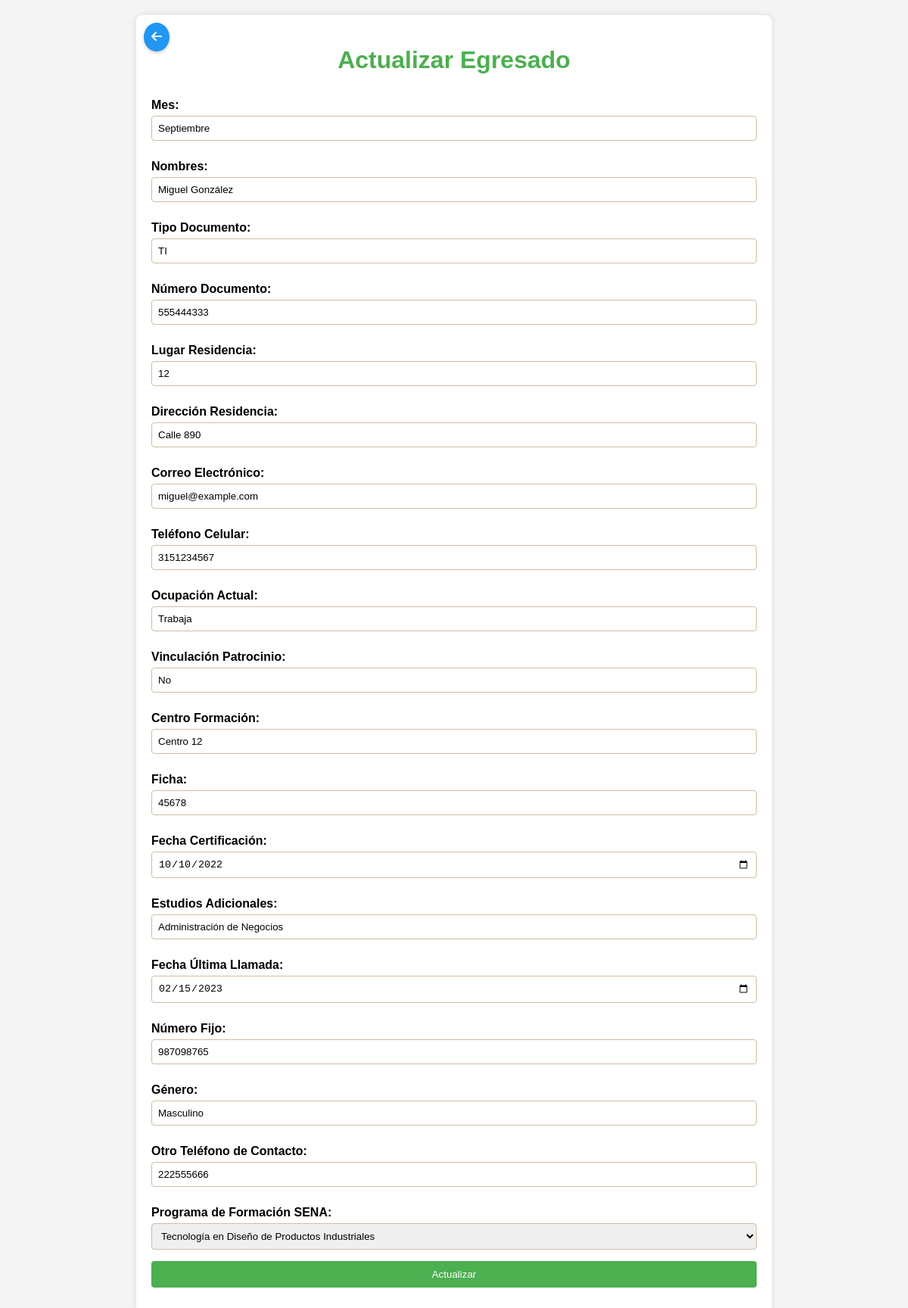
The page /views/egresados/update.php?id=3 on the database its author committed.
### tables this page shows
CREATE TABLE `egresados` (
  `id` int(11) NOT NULL,
  `MES` varchar(255) DEFAULT NULL,
  `NOMBRES` varchar(255) NOT NULL,
  `TipoDocumentoID` enum('CC','TI','PASAPORTE') DEFAULT NULL,
  `NumeroDocumento` varchar(20) DEFAULT NULL,
  `LugarResidenciaID` int(11) DEFAULT NULL,
  `DireccionResidencia` varchar(255) DEFAULT NULL,
  `CorreoElectronico` varchar(255) DEFAULT NULL,
  `TelefonoCelular` varchar(20) DEFAULT NULL,
  `OcupacionActual` enum('Trabaja','Estudia','Otro') DEFAULT NULL,
  `VinculacionPatrocinio` enum('Si','No') DEFAULT NULL,
  `CentroFormacion` varchar(255) DEFAULT NULL,
  `Ficha` varchar(10) DEFAULT NULL,
  `FechaCertificacion` date DEFAULT NULL,
  `EstudiosAdicionales` varchar(255) DEFAULT NULL,
  `FechaUltimaLlamada` date DEFAULT NULL,
  `NumeroFijo` varchar(20) DEFAULT NULL,
  `Genero` enum('Masculino','Femenino','Otro') DEFAULT NULL,
  `OtroTelefonoContacto` varchar(20) DEFAULT NULL,
  `ProgramaFormacionSENAID` int(11) DEFAULT NULL
);

### views/egresados/update.php (the view, shortened to what this page needs)
<?php
$database = new Database();
$db = $database->getConnection();
if (isset($_GET['id'])) {
    $id = $_GET['id'];
    if ($_SERVER["REQUEST_METHOD"] == "POST") {
        $mes = $_POST['mes'];
        $nombres = $_POST['nombres'];
        $tipo_documento = $_POST['tipo_documento'];
        $numero_documento = $_POST['numero_documento'];
        $lugar_residencia = $_POST['lugar_residencia'];
        $direccion_residencia = $_POST['direccion_residencia'];
        $correo_electronico = $_POST['correo_electronico'];
        $telefono_celular = $_POST['telefono_celular'];
        $ocupacion_actual = $_POST['ocupacion_actual'];
        $vinculacion_patrocinio = $_POST['vinculacion_patrocinio'];
        $centro_formacion = $_POST['centro_formacion'];
        $ficha = $_POST['ficha'];
        $fecha_certificacion = $_POST['fecha_certificacion'];
        $estudios_adicionales = $_POST['estudios_adicionales'];
        $fecha_ultima_llamada = $_POST['fecha_ultima_llamada'];
        $numero_fijo = $_POST['numero_fijo'];
        $genero = $_POST['genero'];
        $otro_telefono_contacto = $_POST['otro_telefono_contacto'];
        $programa_formacion_id = $_POST['programa_formacion_id'];
        $query = "UPDATE egresados SET MES = :mes, NOMBRES = :nombres, TipoDocumentoID = :tipo_documento, NumeroDocumento = :numero_documento, LugarResidenciaID = :lugar_residencia, DireccionResidencia = :direccion_residencia, CorreoElectronico = :correo_electronico, TelefonoCelular = :telefono_celular, OcupacionActual = :ocupacion_actual, VinculacionPatrocinio = :vinculacion_patrocinio, CentroFormacion = :centro_formacion, Ficha = :ficha, FechaCertificacion = :fecha_certificacion, EstudiosAdicionales = :estudios_adicionales, FechaUltimaLlamada = :fecha_ultima_llamada, NumeroFijo = :numero_fijo, Genero = :genero, OtroTelefonoContacto = :otro_telefono_contacto, ProgramaFormacionSENAID = :programa_formacion_id WHERE ID = :id";
        $stmt = $db->prepare($query);
        $stmt->bindParam(':mes', $mes);
        $stmt->bindParam(':nombres', $nombres);
        $stmt->bindParam(':tipo_documento', $tipo_documento);
        $stmt->bindParam(':numero_documento', $numero_documento);
        $stmt->bindParam(':lugar_residencia', $lugar_residencia);
        $stmt->bindParam(':direccion_residencia', $direccion_residencia);
        $stmt->bindParam(':correo_electronico', $correo_electronico);
        $stmt->bindParam(':telefono_celular', $telefono_celular);
        $stmt->bindParam(':ocupacion_actual', $ocupacion_actual);
        $stmt->bindParam(':vinculacion_patrocinio', $vinculacion_patrocinio);
        $stmt->bindParam(':centro_formacion', $centro_formacion);
        $stmt->bindParam(':ficha', $ficha);
        $stmt->bindParam(':fecha_certificacion', $fecha_certificacion);
        $stmt->bindParam(':estudios_adicionales', $estudios_adicionales);
        $stmt->bindParam(':fecha_ultima_llamada', $fecha_ultima_llamada);
        $stmt->bindParam(':numero_fijo', $numero_fijo);
        $stmt->bindParam(':genero', $genero);
        $stmt->bindParam(':otro_telefono_contacto', $otro_telefono_contacto);
        $stmt->bindParam(':programa_formacion_id', $programa_formacion_id);
        $stmt->bindParam(':id', $id);
        try {
            $stmt->execute();
            header("Location: index.php");
            exit();
        } catch (PDOException $e) {
            echo "Error al intentar actualizar el egresado: " . $e->getMessage();
        }
    } else {
        $query = "SELECT * FROM egresados WHERE ID = :id";
        $stmt = $db->prepare($query);
        $stmt->bindParam(':id', $id);
        $stmt->execute();
        $egresado = $stmt->fetch(PDO::FETCH_ASSOC);
        $query_programas = "SELECT ID, NombrePrograma FROM programaformacionsena";
        $stmt_programas = $db->query($query_programas);
        $programas = $stmt_programas->fetchAll(PDO::FETCH_ASSOC);
        ?>
        <!DOCTYPE html>
        <html lang="es">
        <head>
            <link rel="stylesheet" href="https://cdn.datatables.net/1.12.1/css/jquery.dataTables.min.css">
            <link rel="stylesheet" href="https://cdn.datatables.net/buttons/2.3.6/css/buttons.dataTables.min.css">
            <link rel="stylesheet" href="https://cdnjs.cloudflare.com/ajax/libs/font-awesome/6.0.0-beta3/css/all.min.css">
        </head>
        <body>
            <div class="container">
                <button class="back-button" onclick="window.location.href='index.php'">
                    <i class="fas fa-arrow-left"></i>
                </button>
                <h1>Actualizar Egresado</h1>
                <form action="update.php?id=<?php echo htmlspecialchars($id); ?>" method="post">
                    <label for="mes">Mes:</label>
                    <input type="text" id="mes" name="mes" value="<?php echo htmlspecialchars($egresado['MES']); ?>">
                    <label for="nombres">Nombres:</label>
                    <input type="text" id="nombres" name="nombres" value="<?php echo htmlspecialchars($egresado['NOMBRES']); ?>">
                    <label for="tipo_documento">Tipo Documento:</label>
                    <input type="text" id="tipo_documento" name="tipo_documento" value="<?php echo htmlspecialchars($egresado['TipoDocumentoID']); ?>">
                    <label for="numero_documento">Número Documento:</label>
                    <input type="text" id="numero_documento" name="numero_documento" value="<?php echo htmlspecialchars($egresado['NumeroDocumento']); ?>">
                    <label for="lugar_residencia">Lugar Residencia:</label>
                    <input type="text" id="lugar_residencia" name="lugar_residencia" value="<?php echo htmlspecialchars($egresado['LugarResidenciaID']); ?>">
                    <label for="direccion_residencia">Dirección Residencia:</label>
                    <input type="text" id="direccion_residencia" name="direccion_residencia" value="<?php echo htmlspecialchars($egresado['DireccionResidencia']); ?>">
                    <label for="correo_electronico">Correo Electrónico:</label>
                    <input type="email" id="correo_electronico" name="correo_electronico" value="<?php echo htmlspecialchars($egresado['CorreoElectronico']); ?>">
                    <label for="telefono_celular">Teléfono Celular:</label>
                    <input type="text" id="telefono_celular" name="telefono_celular" value="<?php echo htmlspecialchars($egresado['TelefonoCelular']); ?>">
                    <label for="ocupacion_actual">Ocupación Actual:</label>
                    <input type="text" id="ocupacion_actual" name="ocupacion_actual" value="<?php echo htmlspecialchars($egresado['OcupacionActual']); ?>">
                    <label for="vinculacion_patrocinio">Vinculación Patrocinio:</label>
                    <input type="text" id="vinculacion_patrocinio" name="vinculacion_patrocinio" value="<?php echo htmlspecialchars($egresado['VinculacionPatrocinio']); ?>">
                    <label for="centro_formacion">Centro Formación:</label>
                    <input type="text" id="centro_formacion" name="centro_formacion" value="<?php echo htmlspecialchars($egresado['CentroFormacion']); ?>">
                    <label for="ficha">Ficha:</label>
                    <input type="text" id="ficha" name="ficha" value="<?php echo htmlspecialchars($egresado['Ficha']); ?>">
                    <label for="fecha_certificacion">Fecha Certificación:</label>
                    <input type="date" id="fecha_certificacion" name="fecha_certificacion" value="<?php echo htmlspecialchars($egresado['FechaCertificacion']); ?>">
                    <label for="estudios_adicionales">Estudios Adicionales:</label>
                    <input type="text" id="estudios_adicionales" name="estudios_adicionales" value="<?php echo htmlspecialchars($egresado['EstudiosAdicionales']); ?>">
                    <label for="fecha_ultima_llamada">Fecha Última Llamada:</label>
                    <input type="date" id="fecha_ultima_llamada" name="fecha_ultima_llamada" value="<?php echo htmlspecialchars($egresado['FechaUltimaLlamada']); ?>">
                    <label for="numero_fijo">Número Fijo:</label>
                    <input type="text" id="numero_fijo" name="numero_fijo" value="<?php echo htmlspecialchars($egresado['NumeroFijo']); ?>">
                    <label for="genero">Género:</label>
                    <input type="text" id="genero" name="genero" value="<?php echo htmlspecialchars($egresado['Genero']); ?>">
                    <label for="otro_telefono_contacto">Otro Teléfono de Contacto:</label>
                    <input type="text" id="otro_telefono_contacto" name="otro_telefono_contacto" value="<?php echo htmlspecialchars($egresado['OtroTelefonoContacto']); ?>">
                    <label for="programa_formacion_id">Programa de Formación SENA:</label>
                    <select id="programa_formacion_id" name="programa_formacion_id">
                        <?php foreach ($programas as $programa): ?>
                            <option value="<?php echo htmlspecialchars($programa['ID']); ?>" <?php echo ($egresado['ProgramaFormacionSENAID'] == $programa['ID']) ? 'selected' : ''; ?>>
                                <?php echo htmlspecialchars($programa['NombrePrograma']); ?>
                            </option>
                        <?php endforeach; ?>
                    </select>
                    <input type="submit" value="Actualizar">
                </form>
            </div>
        </body>
        </html>
        <?php
    }
} else {
    echo "ID no proporcionado.";
}
?>

### views/egresados/update.php (style rules this page uses)
body { font-family: Arial, sans-serif; margin: 0; padding: 0; background-color: #f4f4f4; }
.container { width: 100%; margin: 20px auto; max-width: 800px; padding: 20px; background: #fff; border-radius: 8px; box-shadow: 0 0 10px rgba(0,0,0,0.1); position: relative; }
h1 { text-align: center; color: #4CAF50; }
form { display: flex; flex-direction: column; }
label { margin: 10px 0 5px; font-weight: bold; }
input, select { margin-bottom: 15px; padding: 8px; border: 1px solid #d1bda1; border-radius: 4px; }
input[type="submit"] { background-color: #4CAF50; color: white; border: none; cursor: pointer; padding: 10px; border-radius: 4px; }
.back-button { position: absolute; top: 10px; left: 10px; background-color: #2196F3; color: white; border: none; padding: 10px; border-radius: 50%; cursor: pointer; font-size: 16px; box-shadow: 0 2px 4px rgba(0,0,0,0.2); }
.back-button i { margin: 0; }

### rows shown on the page
egresados: mes "Septiembre", nombres "Miguel González", tipo_documento "TI", numero_documento "555444333", lugar_residencia "12", direccion_residencia "Calle 890", correo_electronico "miguel@example.com", telefono_celular "3151234567", ocupacion_actual "Trabaja", vinculacion_patrocinio "No", centro_formacion "Centro 12", ficha "45678", fecha_certificacion "10/10/2022", estudios_adicionales "Administración de Negocios", fecha_ultima_llamada "02/15/2023", numero_fijo "987098765", genero "Masculino", otro_telefono_contacto "222555666"

### other values the page prints
form field programa_formacion_id "Tecnología en Diseño de Productos Industriales"
